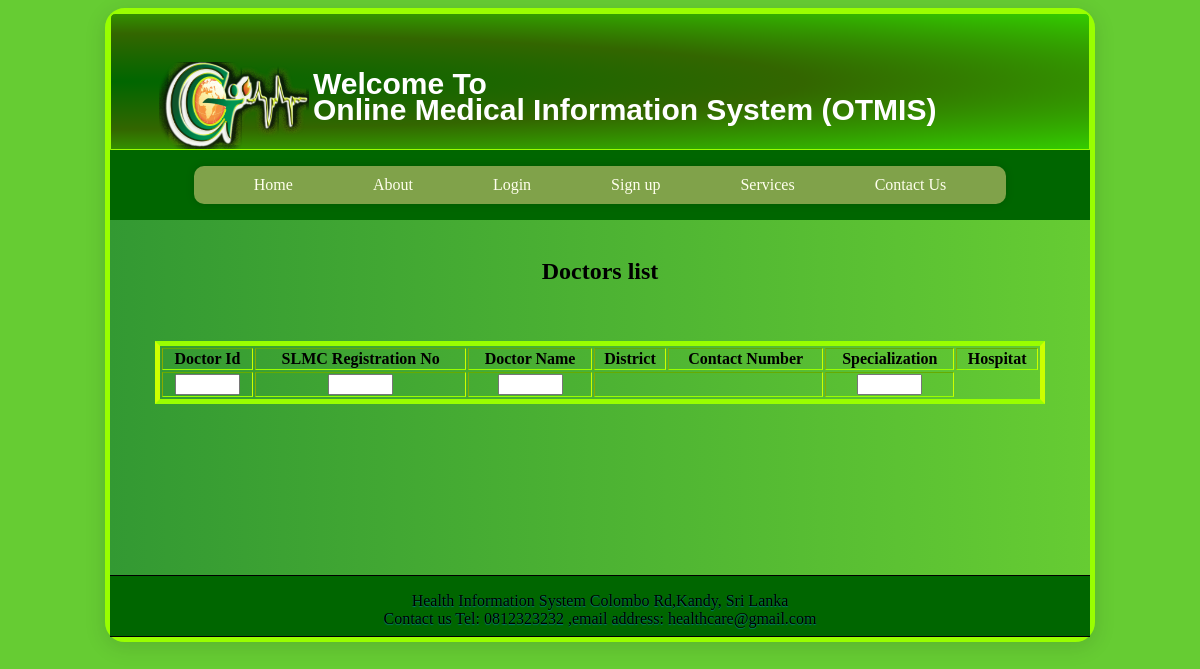
The page /contactDoctors.php on the database as committed earlier.
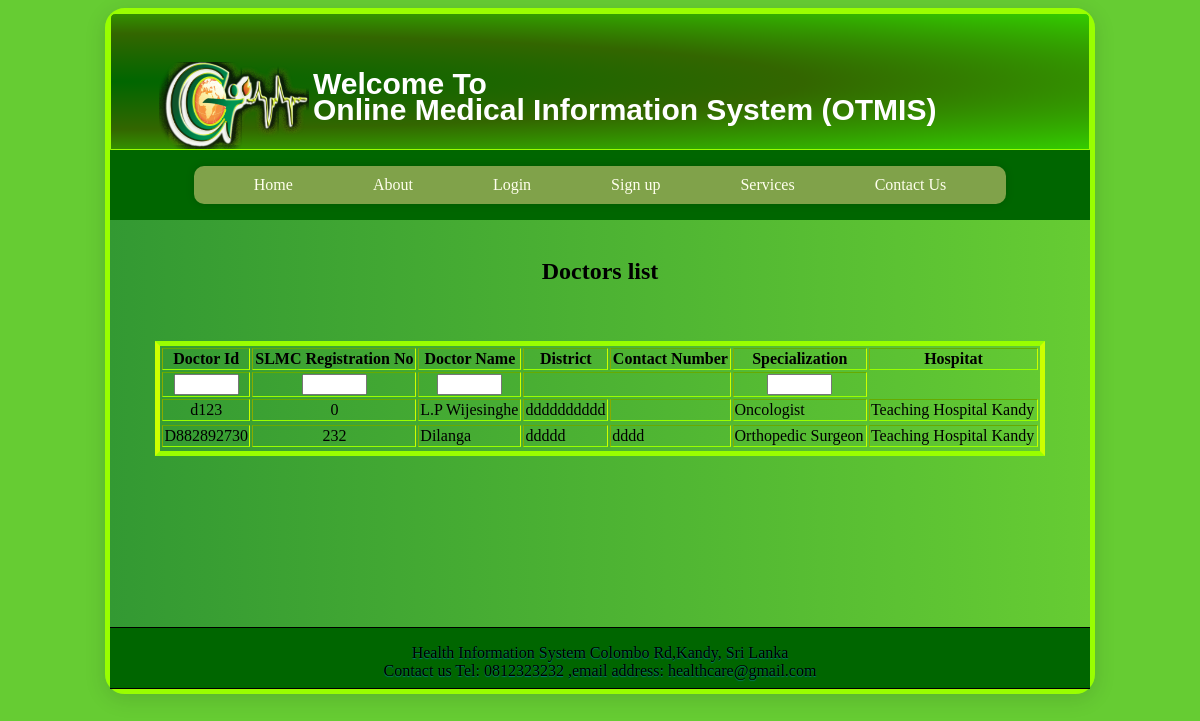
The same page on the database as committed later.
### tables this page shows
CREATE TABLE IF NOT EXISTS `doctor` (
  `dId` char(10) NOT NULL,
  `MOIC` tinyint(4) NOT NULL DEFAULT '0',
  `name` varchar(50) NOT NULL,
  `gender` char(1) NOT NULL,
  `dPass` varchar(150) NOT NULL,
  `add` varchar(200) NOT NULL,
  `spId` char(4) NOT NULL,
  `hId` char(4) NOT NULL,
  `email` varchar(20) NOT NULL,
  `telNo` char(10) NOT NULL,
  `nic` char(10) NOT NULL,
  `dob` date NOT NULL,
  `district` varchar(50) NOT NULL,
  `slmcRegNo` int(4) NOT NULL,
  `imageType` varchar(6) NOT NULL,
  `maritalStatus` char(1) NOT NULL,
  `nationality` char(1) NOT NULL,
  PRIMARY KEY (`dId`),
  KEY `hId` (`hId`),
  KEY `spId` (`spId`)
);

CREATE TABLE IF NOT EXISTS `specialization` (
  `spId` char(4) NOT NULL,
  `spName` varchar(50) NOT NULL,
  `description` varchar(200) NOT NULL,
  PRIMARY KEY (`spId`)
);

CREATE TABLE IF NOT EXISTS `hospital` (
  `hId` char(4) NOT NULL,
  `district` varchar(20) NOT NULL,
  `add` varchar(200) NOT NULL,
  `description` varchar(350) NOT NULL,
  `hName` varchar(50) NOT NULL,
  `hTelNo` char(10) NOT NULL,
  PRIMARY KEY (`hId`)
);

### contactDoctorsController.php (the view, shortened to what this page needs)
 <?php
 function getDoctorsList(){
			$db = new DBAccess();
			$dbConnection = $db->initConnection();
			$str = "";
			$sql = "SELECT dId, slmcRegNo, doctor.name, doctor.telNo, doctor.district, spName, hName
FROM doctor, specialization, hospital
WHERE doctor.spId = specialization.spId
AND doctor.hId = hospital.hId";
	 	$str .='<h2 align="center">Doctors list</h1><br><br><table border="5"  style="width: 100%; border-style: solid; border-color: #99FF00 #CCFF00; " align="center">
		<thead>
		<tr >
			<th align="center" class="Doctor Id">Doctor Id</th>
			<th align="center" class="slmc">SLMC Registration No</th>
			<th class="Topic"> Doctor Name</th>
			<th class="filterable">District</th>
			<th class="filterable">Contact Number</th>
			<th class="filterable">Specialization</th>
			<th class="filterable">Hospitat</th>
		</tr>
		<tr>
			<th><input size="5px" align="center" name="filter" onkeyup="Table.filter(this,this)"></th>
			<th><input size="5px" align="center" name="filter" onkeyup="Table.filter(this,this)"></th>
			<th><input size="5px" align="center" name="filter" onkeyup="Table.filter(this,this)"></th>
			<th colspan ="2"></th>
			<th><input size="5px" align="center" name="filter" onkeyup="Table.filter(this,this)"></th>
		</tr>
	</thead>
	<tbody>';
			$query=mysql_query($sql,$dbConnection) or die("SQL Error ".mysql_error());
			while($rows=mysql_fetch_array($query)){
			$str .="<tr>
							<td align='center'>".$rows["dId"]."</td>
							<td align='center'>".$rows["slmcRegNo"]."</td>
							<td>".$rows["name"]."</td>
							<td>".$rows["district"]."</td>
							<td>".$rows["telNo"]."</td>
							<td>".$rows["spName"]."</td>
							<td>".$rows["hName"]."</td>
						<tr>";
			}
		$str=$str.'</tfoot></table><br><br><br><br>';
			echo $str;
}
?>

Rows that differ between the two databases and show on the page:
added doctor: dId "d123", slmcRegNo "0", name "L.P Wijesinghe", district "dddddddddd", spId.spName "Oncologist", hId.hName "Teaching Hospital Kandy"
added doctor: dId "D882892730", slmcRegNo "232", name "Dilanga", district "ddddd", telNo "dddd", spId.spName "Orthopedic Surgeon", hId.hName "Teaching Hospital Kandy"
